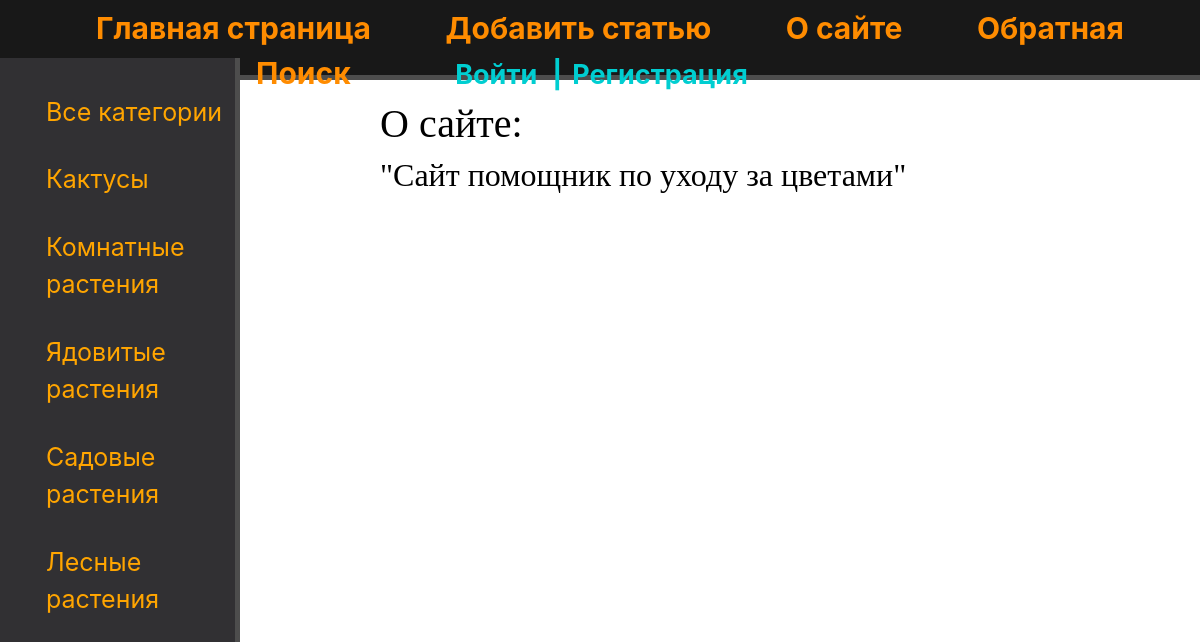
The page /about/ on the database its author committed.
### flowers/models.py (models this page shows, shortened)
class Category(models.Model):
    name = models.CharField(max_length=250)
    slug = models.SlugField(max_length=250, unique=True, db_index=True)
    def get_absolute_url(self):
        return reverse('category', kwargs={'cat_slug': self.slug})

### flowers/views.py (the view)
# urls.py: path('about/', views.about, name='about'),
def about(request):
    data = {'title': 'О сайте:',
            'menu': menu}
    return render(request, 'flowers/about.html', data)

### flowers/templatetags/flowers_category.py (called while the page is built)
@register.inclusion_tag('flowers/list_category.html')
def flower_category(cat_select=0):
    flower_cat = Category.objects.all()
    return {'category': flower_cat, 'cat_select': cat_select}

### users/context_processors.py (called while the page is built)
def get_flowers_context(request):
    return {'mainmenu': menu}

### flowers/templates/flowers/about.html
{% extends 'base.html' %}
{% block content %}
    <h1>{{ title }}</h1>
    <h2>"Сайт помощник по уходу за цветами"</h2>
{% endblock %}

### flowers/templates/flowers/list_category.html
{% for cat in category %}
    {% if cat.id == cat_select %}
        <li class="select">{{cat.name}}</li>
    {% else %}
        <li><a href="{{ cat.get_absolute_url }}">{{cat.name}}</a></li>
    {% endif %}
{% endfor %}

### flowers/static/flowers/css/main.css (style rules this page uses)
body { background: white; }
aside div.category ul a { font-size:25px; color: orange; display: block; margin-top: 30px; transition: all .6s; text-decoration: none; }

### rows shown on the page
Category: name "Кактусы"
Category: name "Комнатные растения"
Category: name "Ядовитые растения"
Category: name "Садовые растения"
Category: name "Лесные растения"

### other values the page prints
{{ m.title }} "Главная страница" "Добавить статью" "О сайте" "Обратная…" "Поиск"
{{ title }} "О сайте:"
